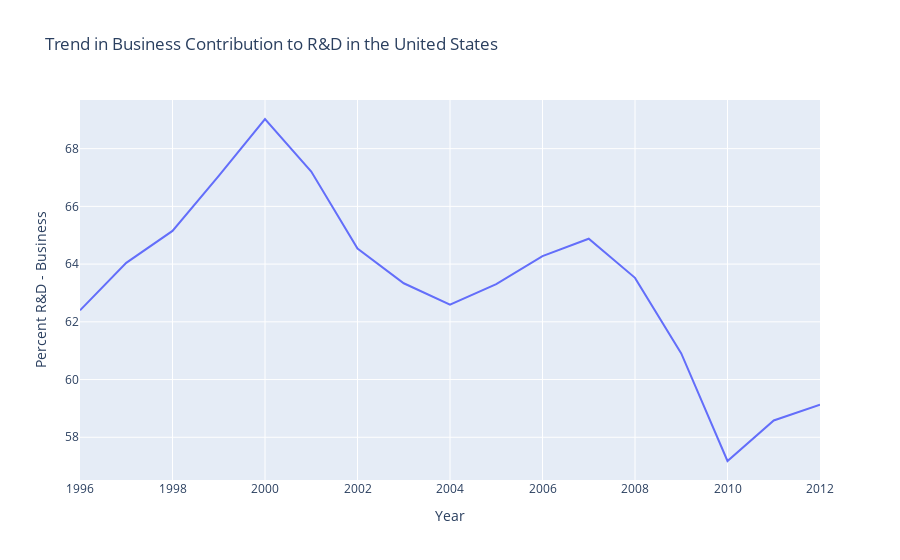

Notebook cell for this chart:
### Code cell
fig = px.line(usa_rd, x="Year", y="Percent R&D - Business", title='Trend in Business Contribution to R&D in the United States')
fig.show()

### Figure 1 — Plotly figure (JSON) as saved in the notebook; plotly's stock layout.template omitted (floating-point values rounded to 4 significant figures)
{"data": [{"hovertemplate": "Year=%{x}<br>Percent R&D - Business=%{y}<extra></extra>", "legendgroup": "", "line": {"color": "#636efa", "dash": "solid"}, "marker": {"symbol": "circle"}, "mode": "lines", "name": "", "orientation": "v", "showlegend": false, "type": "scatter", "x": [2012, 2011, 2010, 2009, 2008, 2007, 2006, 2005, 2004, 2003, 2002, 2001, 2000, 1999, 1998, 1997, 1996], "xaxis": "x", "y": [59.13, 58.58, 57.18, 60.9, 63.52, 64.88, 64.28, 63.31, 62.59, 63.34, 64.54, 67.21, 69.03, 67.06, 65.15, 64.04, 62.4], "yaxis": "y"}], "layout": {"legend": {"tracegroupgap": 0}, "title": {"text": "Trend in Business Contribution to R&D in the United States"}, "xaxis": {"anchor": "y", "domain": [0, 1], "title": {"text": "Year"}}, "yaxis": {"anchor": "x", "domain": [0, 1], "title": {"text": "Percent R&D - Business"}}}}
